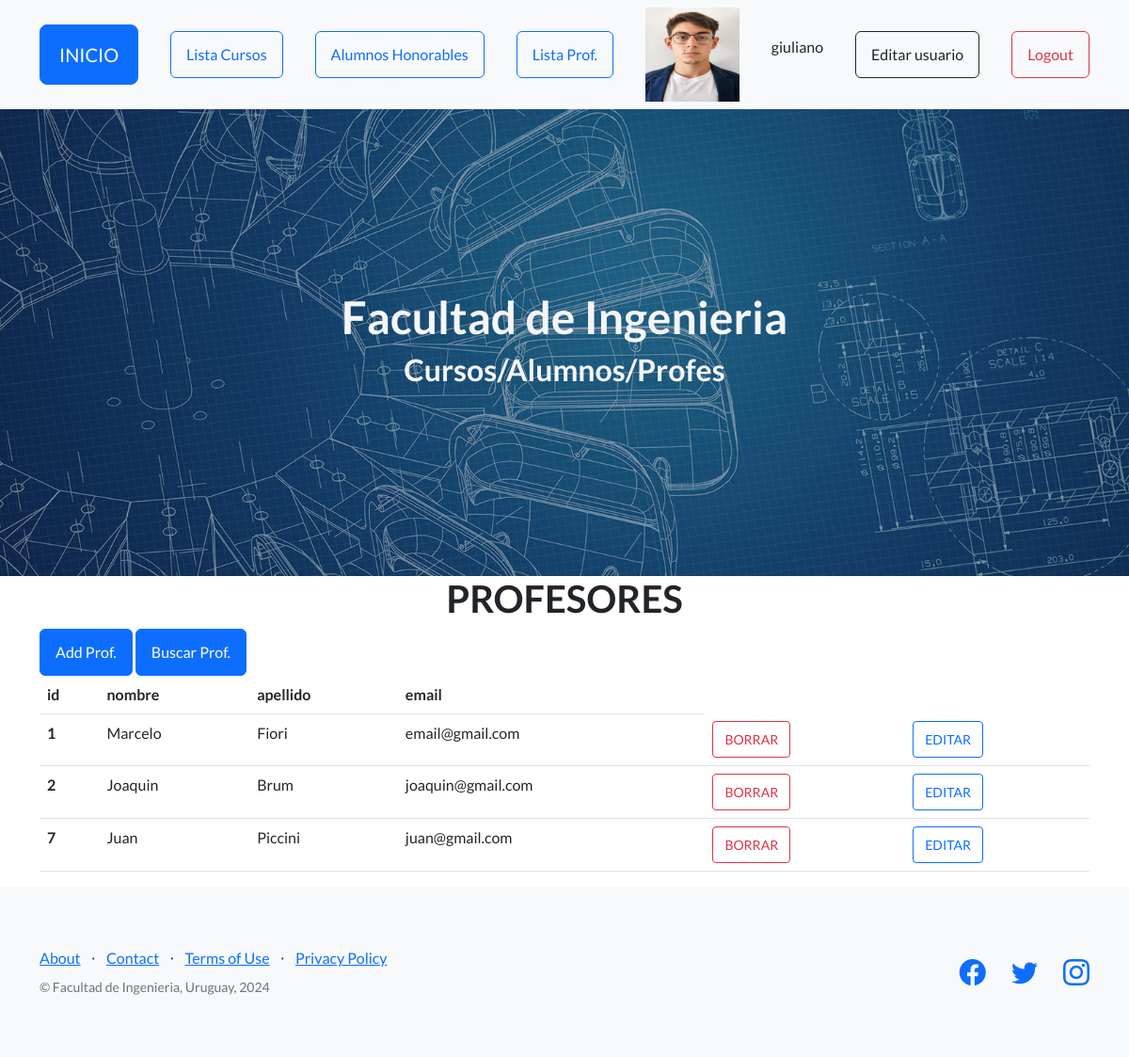
/AppCoder/list_profesores (signed in), run on the app's committed database.
### AppCoder/models.py (models this page shows, shortened)
class Profesor(models.Model):
    nombre = models.CharField(max_length=40)
    apellido = models.CharField(max_length=40)
    email = models.EmailField()

### AppCoder/views.py (the view)
# urls.py: path("list_profesores", views.ver_profesores , name="ver_profesores"),
def ver_profesores(request):
    profesores = Profesor.objects.all()
    avatares = Avatar.objects.filter(user=request.user.id)
    return render( request , "ver_profesores.html" , {"profesores": profesores, 'url': avatares[0].imagen.url if avatares.exists() else None})

### AppCoder/template/ver_profesores.html
{% extends 'padre.html' %}
{% load static %}
{% block contenido %}
<main class="container">
    <h1 class="text-center"> PROFESORES </h1>
    {% if request.user.is_authenticated %}
    <a class="btn btn-primary" href="{% url 'profesor' %}">Add Prof.</a>
    {% endif %}
    <a class="btn btn-primary" href="{% url 'buscar_profesores' %}">Buscar Prof.</a>
    <table class="table">
        <thead>
            <tr>
                <th>id</th>
                <th>nombre</th>
                <th>apellido</th>
                <th>email</th>
            </tr>
        </thead>
        <tbody>
            {% for n in profesores %}
            <tr>
                <th scope="row">{{n.id}}</th>
                <td>{{n.nombre}}</td>
                <td>{{n.apellido}}</td>
                <td>{{n.email}}</td>
                {% if request.user.is_authenticated %}
                <td><a href="{% url 'elimina_profesor' n.id %}" class="btn btn-outline-danger btn-sm">BORRAR</a></td>
                <td><a href="{% url 'editar_profesor' n.id %}" class="btn btn-outline-primary btn-sm">EDITAR</a></td>
                {% endif %}
            </tr>
            {% endfor %}
        </tbody>
    </table>
</main>
{% endblock %}

### AppCoder/template/padre.html (shortened to what this page needs)
<!DOCTYPE html>
<html lang="en">
<head>
    {% load static %}
    <link href="https://cdn.jsdelivr.net/npm/bootstrap-icons@1.5.0/font/bootstrap-icons.css" rel="stylesheet"
        type="text/css" />
    <link href="{% static 'AppCoder/css/styles.css' %}" rel="stylesheet" />
</head>
<body>
    <nav class="navbar navbar-light bg-light static-top">
        <div class="container">
            <a class="btn btn-primary btn-lg" href="{% url 'home' %}">INICIO</a>
            <a class="btn btn-outline-primary" href="{% url 'cursos' %}"">Lista Cursos</a>
            <a class=" btn btn-outline-primary" href="{% url 'ver_alumnos' %}">Alumnos Honorables</a>
            <a class="btn btn-outline-primary" href="{% url 'ver_profesores' %}">Lista Prof.</a>
            {% if request.user.is_authenticated %}
            <img src="{{url}}" alt="" width="100px" height="100px">
            <p>{{user.username}}</p>
            <a href="{% url 'EditarPerfil' %}" class="btn btn-outline-dark">Editar usuario</a>
            {% endif %}
            {% if request.user.is_authenticated %}
            <form method="post" action="{% url 'Logout' %}">
                <button type="submit" class="btn btn-outline-danger">Logout</button>
            </form>
            {% endif %}
        </div>
    </nav>
    <header class="masthead">
        <div class="container position-relative">
            <h1 class="text-center" style="color:whitesmoke">Facultad de Ingenieria</h1>
            <h2 class="text-center" style="color: whitesmoke">Cursos/Alumnos/Profes </h2>
        </div>
    </header>
    {% block contenido %}
    {% endblock %}
    <footer class="footer bg-light">
        <div class="container">
            <div class="row">
                <div class="col-lg-6 h-100 text-center text-lg-start my-auto">
                    <ul class="list-inline mb-2">
                        <li class="list-inline-item"><a href="#!">About</a></li>
                        <li class="list-inline-item">⋅</li>
                        <li class="list-inline-item"><a href="#!">Contact</a></li>
                        <li class="list-inline-item">⋅</li>
                        <li class="list-inline-item"><a href="#!">Terms of Use</a></li>
                        <li class="list-inline-item">⋅</li>
                        <li class="list-inline-item"><a href="#!">Privacy Policy</a></li>
                    </ul>
                    <p class="text-muted small mb-4 mb-lg-0">&copy; Facultad de Ingenieria, Uruguay, 2024</p>
                </div>
                <div class="col-lg-6 h-100 text-center text-lg-end my-auto">
                    <ul class="list-inline mb-0">
                        <li class="list-inline-item me-4">
                            <a href="#!"><i class="bi-facebook fs-3"></i></a>
                        </li>
                        <li class="list-inline-item me-4">
                            <a href="#!"><i class="bi-twitter fs-3"></i></a>
                        </li>
                        <li class="list-inline-item">
                            <a href="#!"><i class="bi-instagram fs-3"></i></a>
                        </li>
                    </ul>
                </div>
            </div>
        </div>
    </footer>
</body>
</html>

### data on the page
Profesor: id "1", nombre "Marcelo", apellido "Fiori", email "email@gmail.com"
Profesor: id "2", nombre "Joaquin", apellido "Brum", email "joaquin@gmail.com"
Profesor: id "7", nombre "Juan", apellido "Piccini", email "juan@gmail.com"

### other printed values
{{ user.username }} "giuliano"
